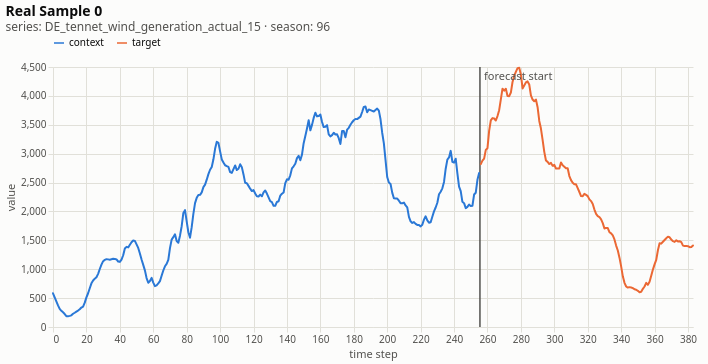

Notebook code cell kept with this figure:
### Code cell
sample_to_plot = 0
plot_sample(samples_real[sample_to_plot], title=f"Real Sample {sample_to_plot}")

### Figure 1 — Vega-Lite specification as saved in the notebook (floating-point values rounded to 4 significant figures; data arrays with more than 128 entries replaced by an {"elided": "..."} marker saying what was removed)
{"config": {"view": {"continuousWidth": 300, "continuousHeight": 300, "stroke": null}, "axis": {"domainColor": "#e1e0d9", "gridColor": "#e1e0d9", "gridWidth": 1, "labelColor": "#52514e", "tickColor": "#e1e0d9", "titleColor": "#52514e", "titleFontWeight": "normal"}, "background": "#fcfcfb", "font": "system-ui, sans-serif", "header": {"labelColor": "#52514e", "titleColor": "#52514e", "titleFontWeight": "normal"}, "legend": {"labelColor": "#0b0b0b"}, "title": {"color": "#0b0b0b", "fontSize": 14, "subtitleColor": "#52514e"}}, "layer": [{"data": {"name": "data-5dbc95b91b1c7f4cc8ac1559b1375011"}, "mark": {"type": "rule", "strokeWidth": 1.5}, "encoding": {"color": {"field": "color", "scale": null, "type": "nominal"}, "tooltip": [{"field": "label", "title": "event", "type": "nominal"}], "x": {"field": "t", "type": "quantitative"}}}, {"data": {"name": "data-28b8962a5d9d46fea8b79319732e198f"}, "mark": {"type": "point", "clip": false, "filled": true, "opacity": 1, "size": 80, "stroke": "#fcfcfb", "strokeWidth": 2}, "encoding": {"color": {"field": "segment", "legend": {"direction": "horizontal", "orient": "top", "symbolType": "stroke"}, "scale": {"domain": ["context", "target"], "range": ["#2a78d6", "#eb6834"]}, "title": null, "type": "nominal"}, "x": {"field": "t", "scale": {"domain": [0, 383], "nice": false}, "title": "time step", "type": "quantitative"}, "y": {"field": "value", "type": "quantitative"}}, "transform": [{"filter": "datum.spike"}, {"calculate": "'spike'", "as": "segment"}]}, {"data": {"name": "data-28b8962a5d9d46fea8b79319732e198f"}, "mark": {"type": "line", "clip": false, "strokeCap": "round", "strokeJoin": "round", "strokeWidth": 2}, "encoding": {"color": {"field": "segment", "legend": {"direction": "horizontal", "orient": "top", "symbolType": "stroke"}, "scale": {"domain": ["context", "target"], "range": ["#2a78d6", "#eb6834"]}, "title": null, "type": "nominal"}, "x": {"field": "t", "scale": {"domain": [0, 383], "nice": false}, "title": "time step", "type": "quantitative"}, "y": {"field": "value", "title": "value", "type": "quantitative"}}}, {"data": {"name": "data-28b8962a5d9d46fea8b79319732e198f"}, "mark": {"type": "rule", "color": "#8a8984", "strokeWidth": 1}, "encoding": {"opacity": {"condition": {"param": "param_2425ffc4a6c0f0b0", "value": 1, "empty": false}, "value": 0}, "x": {"field": "t", "scale": {"domain": [0, 383], "nice": false}, "title": "time step", "type": "quantitative"}}}, {"data": {"name": "data-28b8962a5d9d46fea8b79319732e198f"}, "mark": {"type": "point", "clip": false, "filled": true, "opacity": 1, "size": 80, "stroke": "#fcfcfb", "strokeWidth": 2}, "encoding": {"color": {"field": "segment", "legend": {"direction": "horizontal", "orient": "top", "symbolType": "stroke"}, "scale": {"domain": ["context", "target"], "range": ["#2a78d6", "#eb6834"]}, "title": null, "type": "nominal"}, "x": {"field": "t", "scale": {"domain": [0, 383], "nice": false}, "title": "time step", "type": "quantitative"}, "y": {"field": "value", "type": "quantitative"}}, "transform": [{"filter": {"param": "param_2425ffc4a6c0f0b0", "empty": false}}]}, {"data": {"name": "data-28b8962a5d9d46fea8b79319732e198f"}, "mark": {"type": "point", "clip": false, "opacity": 0, "size": 400}, "encoding": {"tooltip": [{"field": "t", "title": "t", "type": "quantitative"}, {"field": "segment", "title": "segment", "type": "nominal"}, {"field": "value", "format": ".3f", "title": "value", "type": "quantitative"}, {"field": "spike", "title": "spike", "type": "nominal"}], "x": {"field": "t", "scale": {"domain": [0, 383], "nice": false}, "title": "time step", "type": "quantitative"}, "y": {"field": "value", "type": "quantitative"}}, "name": "view_872dd49efb4479c8_5"}, {"data": {"name": "data-5dbc95b91b1c7f4cc8ac1559b1375011"}, "mark": {"type": "text", "align": "left", "baseline": "top", "dx": 4, "fontSize": 11}, "encoding": {"color": {"field": "color", "scale": null, "type": "nominal"}, "text": {"field": "label", "type": "nominal"}, "x": {"field": "t", "type": "quantitative"}, "y": {"field": "y", "scale": null, "type": "quantitative"}}}], "height": 260, "params": [{"name": "param_2425ffc4a6c0f0b0", "select": {"type": "point", "clear": "pointerout", "fields": ["t"], "nearest": true, "on": "pointerover"}, "views": ["view_872dd49efb4479c8_5"]}], "title": {"text": "Real Sample 0", "anchor": "start", "subtitle": "series: DE_tennet_wind_generation_actual_15 · season: 96"}, "width": 640, "$schema": "https://vega.github.io/schema/vega-lite/v6.4.1.json", "datasets": {"data-5dbc95b91b1c7f4cc8ac1559b1375011": [{"t": 255.5, "label": "forecast start", "color": "#52514e", "y": 4}], "data-28b8962a5d9d46fea8b79319732e198f": {"elided": "384 records"}}}
